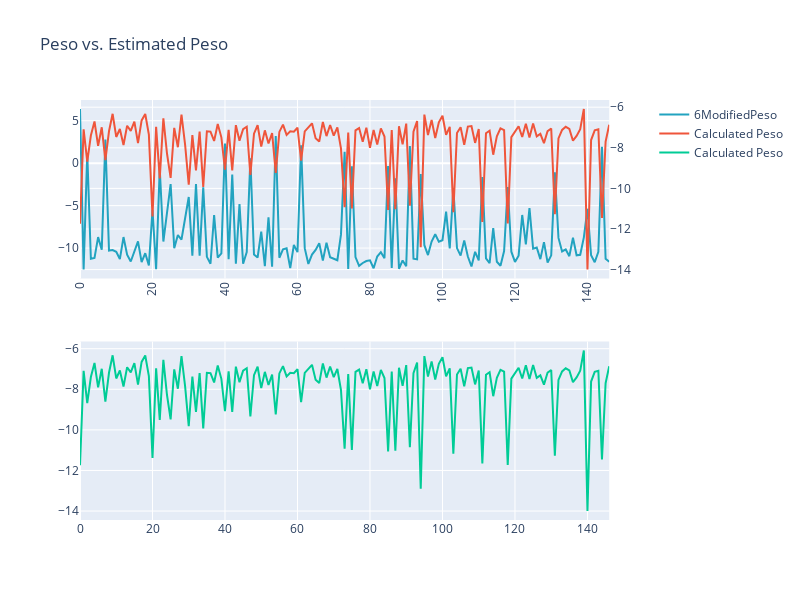

Here is the notebook cell this chart was saved with:
### Code cell
import plotly.graph_objects as go
from plotly.subplots import make_subplots
from plotly.offline import plot, iplot, init_notebook_mode



trace1 = go.Scatter(
    x=esoData_bins[breath_col],
    y=esoData_bins[ModifiedPeso],
    name=ModifiedPeso,
    marker=dict(
        color='rgb(34,163,192)'
               )
)
trace2 = go.Scatter(
    x=calc_peso['breath'],
    y=calc_peso['calc_peso'],
    name='Calculated Peso',
    yaxis='y2'

)

trace3 = go.Scatter(
    x=calc_peso['breath'],
    y=calc_peso['calc_peso'],
    name='Calculated Peso'
)

fig = make_subplots(rows=2,cols=1,specs=[[{"secondary_y": True}],[{'rowspan' : 1}]]) #,
fig.add_trace(trace1,row=1,col=1)
fig.add_trace(trace2,row=1,col=1,secondary_y=True) #secondary_y=True,
fig.add_trace(trace3,row=2,col=1)
fig['layout'].update(height = 600, width = 800, title = "Peso vs. Estimated Peso",xaxis=dict(
      tickangle=-90
    ))
fig.show()

### Figure 1 — Plotly figure (JSON) as saved in the notebook; plotly's stock layout.template omitted (floating-point values rounded to 4 significant figures; data arrays with more than 128 entries replaced by an {"elided": "..."} marker saying what was removed)
{"data": [{"marker": {"color": "rgb(34,163,192)"}, "name": "6ModifiedPeso", "type": "scatter", "x": {"elided": "176 int values"}, "xaxis": "x", "y": {"elided": "176 float values"}, "yaxis": "y"}, {"name": "Calculated Peso", "type": "scatter", "x": {"elided": "147 int values"}, "xaxis": "x", "y": {"elided": "147 float values"}, "yaxis": "y2"}, {"name": "Calculated Peso", "type": "scatter", "x": {"elided": "147 int values"}, "xaxis": "x2", "y": {"elided": "147 float values"}, "yaxis": "y3"}], "layout": {"height": 600, "title": {"text": "Peso vs. Estimated Peso"}, "width": 800, "xaxis": {"anchor": "y", "domain": [0, 0.94], "tickangle": -90}, "xaxis2": {"anchor": "y3", "domain": [0, 0.94]}, "yaxis": {"anchor": "x", "domain": [0.575, 1]}, "yaxis2": {"anchor": "x", "overlaying": "y", "side": "right"}, "yaxis3": {"anchor": "x2", "domain": [0, 0.425]}}}
